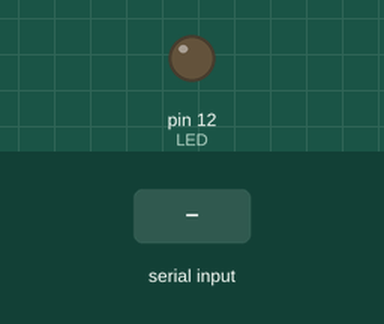
This sketch was run on a simulated Arduino Uno, built with avr-gcc and run on an emulated ATmega328P. Parts: output pins drawn as LEDs (lit = HIGH). The inputs (shaded band) are chosen by the test bench. What the sketch prints to the serial monitor is not drawn.

Above: at 1.2 s.
1.3 s: "turn_led\n" received over Serial
At 2.1 s:
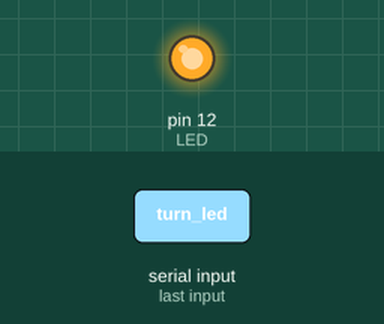
2.8 s: "get_info\n" received over Serial
Timing chart, 0 to 5.8 s (numbered marks = the images above; inputs shaded):
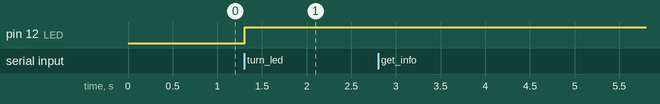

Measured:
- after the input at 1.3 s, pin 12 (LED): LOW → HIGH at once
- after the input at 2.8 s, every drawn part: stays the same

The sketch:

noduino_arduino.ino
```cpp
#define LED 12

int status = 0;

void setup() {
  Serial.begin(9600);
  pinMode(LED, OUTPUT);
  digitalWrite(LED, status ? HIGH : LOW);
}

void loop() {
  if(Serial.available() > 0){
    String data = Serial.readStringUntil('\n');
    processData(data);
  }
}

void processData(String data){
  if(data == "turn_led"){
    status = !status;
    digitalWrite(LED, status ? HIGH : LOW);
  }
  else if(data == "get_info"){
    Serial.println(status ? "ON" : "OFF");
  }
}
```
